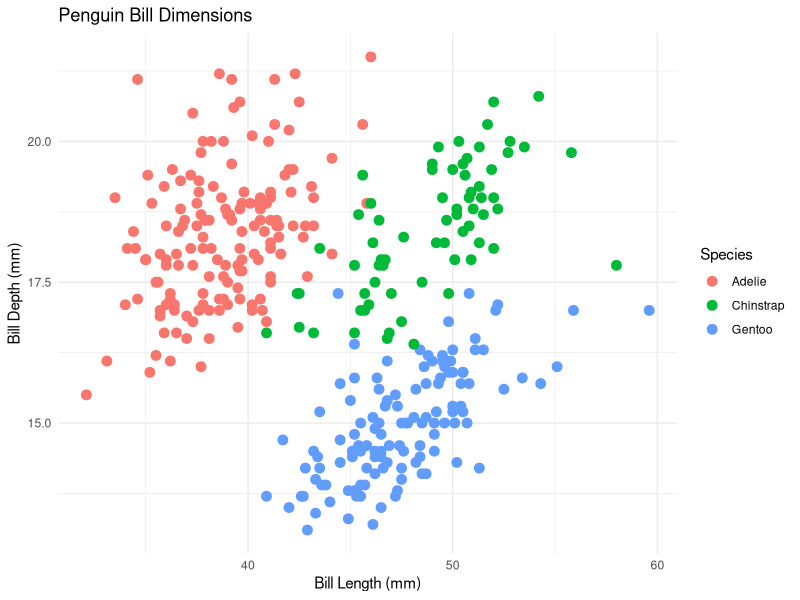
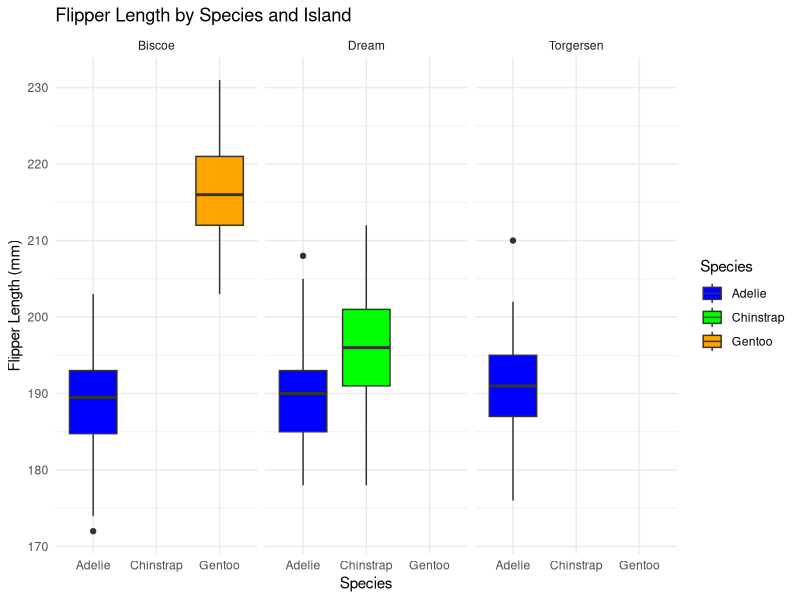
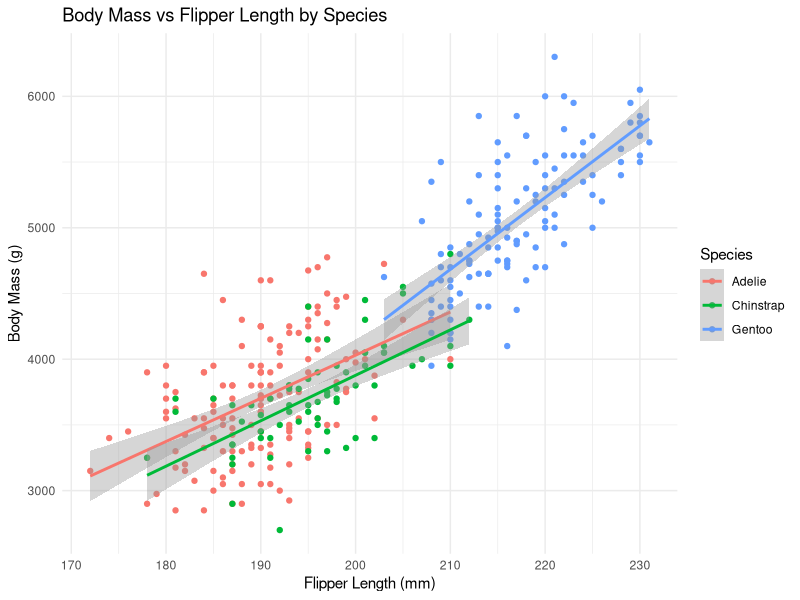
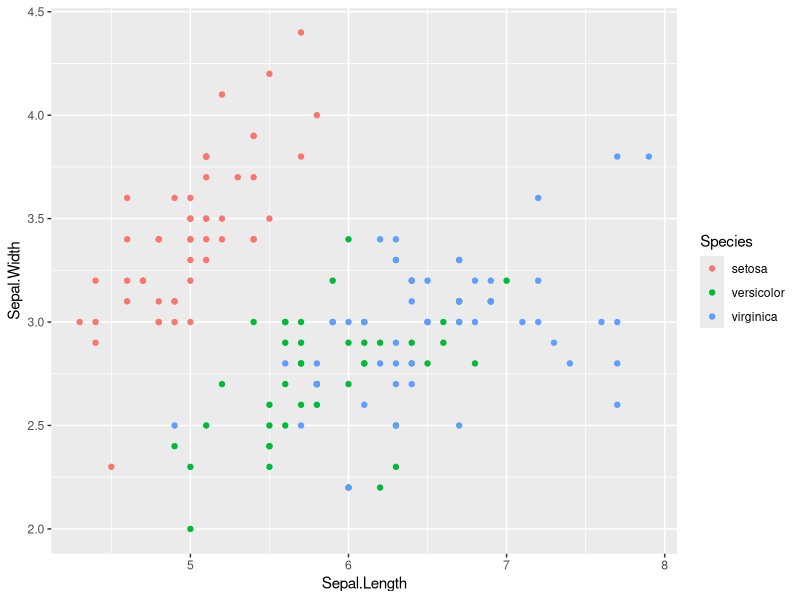

The R script that drew these images, in order: (Note: this script raises an error after producing the figures.)
## ---- chunk 1
# Set options, housekeeping
knitr::opts_chunk$set(
	echo = FALSE,
	include = TRUE,
	message = FALSE,
	warning = FALSE)
## ---- chunk 2
#install.packages("palmerpenguins")
library(tidyverse)
library(palmerpenguins)

## ---- chunk 3
ggplot(data = penguins) + 
  geom_point(mapping = aes(x = bill_length_mm, y = bill_depth_mm, color = species), size = 3) +
  theme_minimal() +
  labs(title = "Penguin Bill Dimensions",
       x = "Bill Length (mm)",
       y = "Bill Depth (mm)",
       color = "Species")
## ---- chunk 4
ggplot(data = penguins) + 
  geom_boxplot(mapping = aes(x = species, y = flipper_length_mm, fill = species)) +
  facet_wrap(~ island) +
  scale_fill_manual(values = c("Adelie" = "blue", "Chinstrap" = "green", "Gentoo" = "orange")) +
  labs(title = "Flipper Length by Species and Island",
       x = "Species",
       y = "Flipper Length (mm)",
       fill = "Species") +
  theme_minimal()
## ---- chunk 5
ggplot(data = penguins) + 
  geom_point(mapping = aes(x = flipper_length_mm, y = body_mass_g, color = species)) +
  geom_smooth(mapping = aes(x = flipper_length_mm, y = body_mass_g, color = species), method = "lm") +
  labs(title = "Body Mass vs Flipper Length by Species",
       x = "Flipper Length (mm)",
       y = "Body Mass (g)",
       color = "Species") +
  theme_minimal()
## ---- chunk 6

#install.packages("ellmer")
#install.packages("chattr")

## ---- chunk 7
#usethis::edit_r_profile()

# Option A: For Google Gemini
#options(.chattr_chat = ellmer::chat_google_gemini())

## ---- chunk 8
library(ggplot2)

data(iris)

ggplot(iris, aes(x = Sepal.Length, y = Sepal.Width, color = Species)) +
  geom_point()

## ---- chunk 9
# Simple Example: Checking Sea Surface Temperature (SST)
sst <- 30.2

if (sst > 29.5) {
  print("Warning: Marine heatwave threshold exceeded!")
} else {
  print("SST remains within baseline parameters.")
}

## ---- chunk 10
# Load tidyverse (if not already loaded)
library(tidyverse)

# Sample coral data
coral_monitoring <- tibble(
  site = c("Site_A", "Site_B", "Site_C"),
  depth_m = c(12, 35, 8)
)

# Classify depth using if_else
coral_monitoring <- coral_monitoring %>% 
  mutate(zone = if_else(depth_m > 30, "Deep Reef", "Shallow Reef"))

## ---- chunk 11
coral_monitoring <- coral_monitoring %>% 
  mutate(reef_category = case_when(
    depth_m < 10  ~ "Lagoon / Flats",
    depth_m <= 30 ~ "Crest / Slope",
    depth_m > 30  ~ "Mesophotic / Deep",
    TRUE          ~ "Unclassified" # Catch-all remainder
  ))

## ---- chunk 12
library(dplyr)
library(tibble)

marine_stations <- tibble(
  salinity = c(35, 28, 32, 12)
) %>%
  mutate(
    environment_type = case_when(
      salinity < 15 ~ "Estuarine",
      salinity >= 15 & salinity <= 30 ~ "Brackish",
      salinity > 30 ~ "Marine"
    )
  )

marine_stations
## ---- chunk 13
#Using a standard for-loop:
site_areas <- c(144, 400, 625)
results <- numeric(length(site_areas)) # Must build an empty container first

for(i in seq_along(site_areas)) {
  results[i] <- sqrt(site_areas[i])}
## ---- chunk 14
#Using the purrr equivalent:
library(purrr)
# Map directly and define your expected output type explicitly
mapped_results <- map_dbl(site_areas, sqrt) 

## ---- chunk 15
iris %>% 
  split(.$Species) %>% 
  map(~summary(.x))
## ---- chunk 16
library(purrr)
library(dplyr)

# Create the list of vectors
fish_data <- list(
  vector1 = c(10, 12, 15, 11, 13),
  vector2 = c(5, 7, 6, 8, 9),
  vector3 = c(20, 22, 19, 21, 23)
)

# Using a for-loop
means_for_loop <- numeric(length(fish_data))
for (i in seq_along(fish_data)) {
  means_for_loop[i] <- mean(fish_data[[i]])
}

# Using purrr::map_dbl
means_map_dbl <- map_dbl(fish_data, mean)
## ---- chunk 17
print(means_for_loop)
print(means_map_dbl)

#comparing thee outputs we can see that both methods yield the same results, confirming that the purrr::map_dbl function is an efficient and cleaner alternative to the traditional for-loop for this type of operation.
## ---- chunk 18
# Function Definition
calculate_coral_mortality <- function(initial_count, surviving_count) {
  
  # Logic safety switch using our conditional tools!
  if (initial_count <= 0) {
    stop("Initial count must be greater than zero.")
  }
  
  mortality_rate <- (initial_count - surviving_count) / initial_count
  return(mortality_rate)
}

# Utilizing your custom function
calculate_coral_mortality(initial_count = 120, surviving_count = 84)

## ---- chunk 19
# Define the custom function
convert_temp_c_to_f <- function(celsius_temp) {
  # Conditional safety check for absolute zero
  if (celsius_temp < -273.15) {
    stop("Temperature cannot be below absolute zero (-273.15 degrees Celsius).")
  }

  # Perform the conversion
  fahrenheit_temp <- (celsius_temp * 9 / 5) + 32
  return(fahrenheit_temp)
}

# Test with a valid temperature
valid_celsius <- 25
valid_fahrenheit <- convert_temp_c_to_f(valid_celsius)

# Test with an invalid temperature to ensure error handling
invalid_celsius <- -300

## ---- chunk 20
convert_temp_c_to_f(120) # = 248

convert_temp_c_to_f(-300) #Error in convert_temp_c_to_f(-300) : Temperature cannot be below absolute zero (-273.15 degrees Celsius).
## ---- chunk 21
library(purrr)

# Define the vectors
counts <- c(15, 24, 8, 42)
factors <- c(1.2, 0.8, 2.5, 1.1)

# Use map2_dbl to iterate across both vectors simultaneously
scaled_abundance <- map2_dbl(counts, factors, ~ .x * .y)

## ---- chunk 22
library(dplyr)
library(rlang) # Needed for !!sym() to handle string column names elegantly

# Define the custom function
clean_and_classify_survey <- function(df, col_to_check, threshold_value) {
  # 1. Safely check if the specified column name exists
  if (!col_to_check %in% names(df)) {
    stop(paste0("Error: Column '", col_to_check, "' not found in the data frame."))
  }

  # 2. Filter out rows with missing values (NA) in the specified column
  # 3. Use pipe operator and mutate() along with a vectorized conditional
  cleaned_df <- df %>%
    filter(!is.na(!!sym(col_to_check))) %>% # !!sym() allows using a string as a column name
    mutate(
      classification = if_else(
        !!sym(col_to_check) > threshold_value,
        "Above Threshold",
        "Below Threshold"
      )
    )

  # 4. Return the cleaned, altered data frame
  return(cleaned_df)
}
## ---- chunk 23
# --- Test your custom pipeline ---

# Create a mock tibble with 2 missing values
mock_survey_data <- tibble(
  site = c("A", "B", "C", "D", "E"),
  species = c("Fish1", "Fish2", "Fish3", "Fish4", "Fish5"),
  count = c(10, NA, 25, 7, 18),
  biomass = c(100, 120, 150, NA, 110)
)

# Define a threshold value
my_threshold <- 15

# Test with valid inputs
cat("--- Testing with valid inputs ---\n")
cleaned_classified_data <- tryCatch(
  {
    clean_and_classify_survey(mock_survey_data, "count", my_threshold)
  },
  error = function(e) {
    message("An error occurred: ", e$message)
    NULL
  }
)

# Show the result if successful
if (!is.null(cleaned_classified_data)) {
  print(cleaned_classified_data)
}
## ---- chunk 24
# Test with an invalid column name to confirm error handling
cat("\n--- Testing with an invalid column name ---\n")
tryCatch(
  {
    clean_and_classify_survey(mock_survey_data, "non_existent_col", my_threshold)
  },
  error = function(e) {
    message("Successfully caught error: ", e$message)
  }
)
